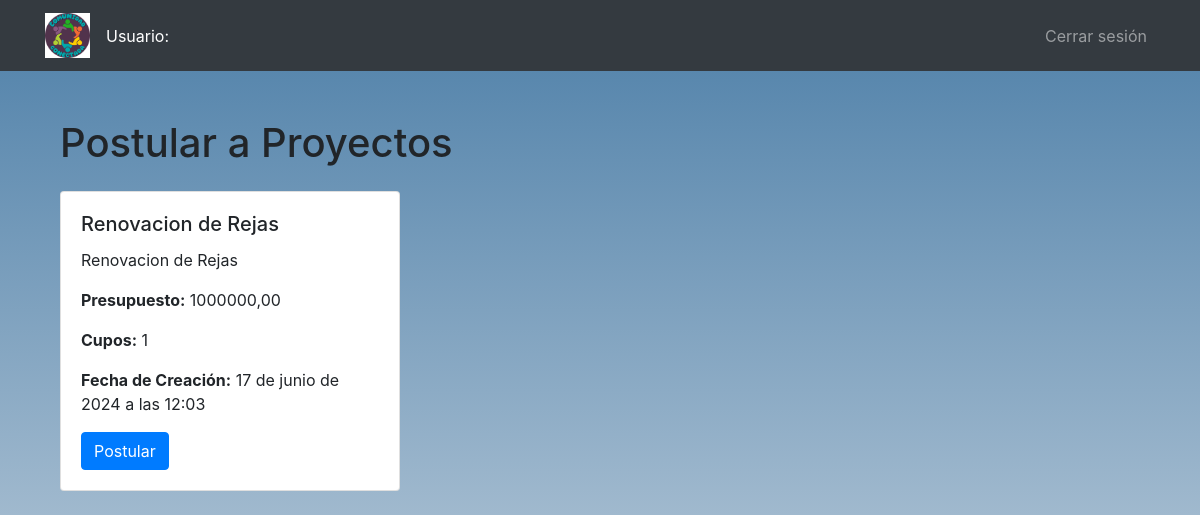
/proyectos_postular/ (signed in), run on an earlier commit of the app's database.
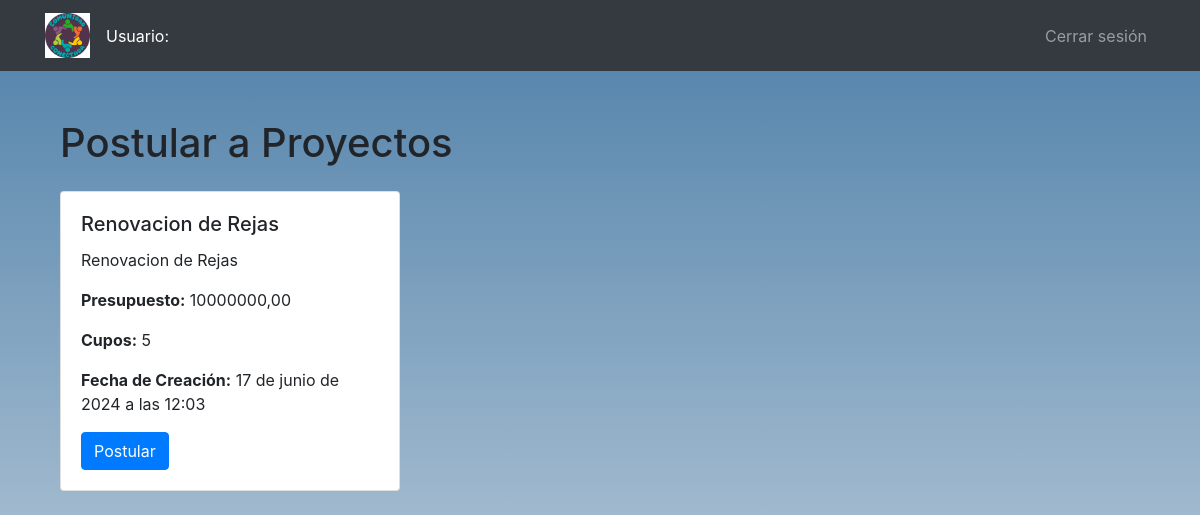
And on a later commit of the database.
### core/models.py (models this page shows, shortened)
class Proyecto(models.Model):
    nombre = models.CharField(max_length=100)
    descripcion = models.TextField()
    presupuesto = MoneyField(max_digits=10, decimal_places=2, default_currency='CLP')
    fecha_creacion = models.DateTimeField(auto_now_add=True)
    cupos = models.PositiveIntegerField(default=0)
    disponible = models.BooleanField(default=True)

### core/views.py (the view)
@login_required
def proyectos_postular(request):
    proyectos = Proyecto.objects.filter(disponible=True).order_by('-fecha_creacion')
    postulaciones_usuario = Postulacion.objects.filter(usuario=request.user)
    proyectos_postulados = postulaciones_usuario.values_list('proyecto_id', flat=True)
    if request.method == 'POST':
        proyecto_id = request.POST.get('proyecto_id')
        proyecto = get_object_or_404(Proyecto, id=proyecto_id)
        form = PostulacionForm(request.POST)
        if form.is_valid():
            postulacion = form.save(commit=False)
            postulacion.usuario = request.user
            postulacion.proyecto = proyecto
            postulacion.save()
            proyecto.cupos -= 1
            if proyecto.cupos <= 0:
                proyecto.disponible = False
            proyecto.save()
            messages.success(request, 'Te has postulado al proyecto con éxito.', extra_tags='proyectos')
            return redirect('proyectos_postular')
        else:
            messages.error(request, 'Hubo un error con tu postulación.', extra_tags='proyectos')
    else:
        form = PostulacionForm()
    return render(request, 'proyectos_postular.html', {
        'proyectos': proyectos,
        'form': form,
        'proyectos_postulados': proyectos_postulados
    })

### core/templates/proyectos_postular.html (shortened to what this page needs)
{% extends 'base.html' %}
{% block content %}
    <div class="container mt-5">
        <h1 class="mb-4">Postular a Proyectos</h1>
        <div class="row">
            {% for proyecto in proyectos %}
                <div class="col-md-4 mb-4">
                    <div class="card">
                        <div class="card-body">
                            <h5 class="card-title">{{ proyecto.nombre }}</h5>
                            <p class="card-text">{{ proyecto.descripcion|truncatewords:20 }}</p>
                            <p class="card-text"><strong>Presupuesto:</strong> {{ proyecto.presupuesto }}</p>
                            <p class="card-text"><strong>Cupos:</strong> {{ proyecto.cupos }}</p>
                            <p class="card-text"><strong>Fecha de Creación:</strong> {{ proyecto.fecha_creacion }}</p>
                            {% if proyecto.id in proyectos_postulados %}
                                <button type="button" class="btn btn-secondary" disabled>Ya postulado</button>
                            {% else %}
                                <button type="button" class="btn btn-primary" data-toggle="modal" data-target="#postularProyectoModal{{ proyecto.id }}">Postular</button>
                            {% endif %}
                        </div>
                    </div>
                </div>
            {% endfor %}
        </div>
    </div>
{% endblock content %}

What changed in the data, as far as the page shows it:
changed Proyecto "Renovacion de Rejas": presupuesto "1000000,00" → "10000000,00"; cupos "1" → "5"
